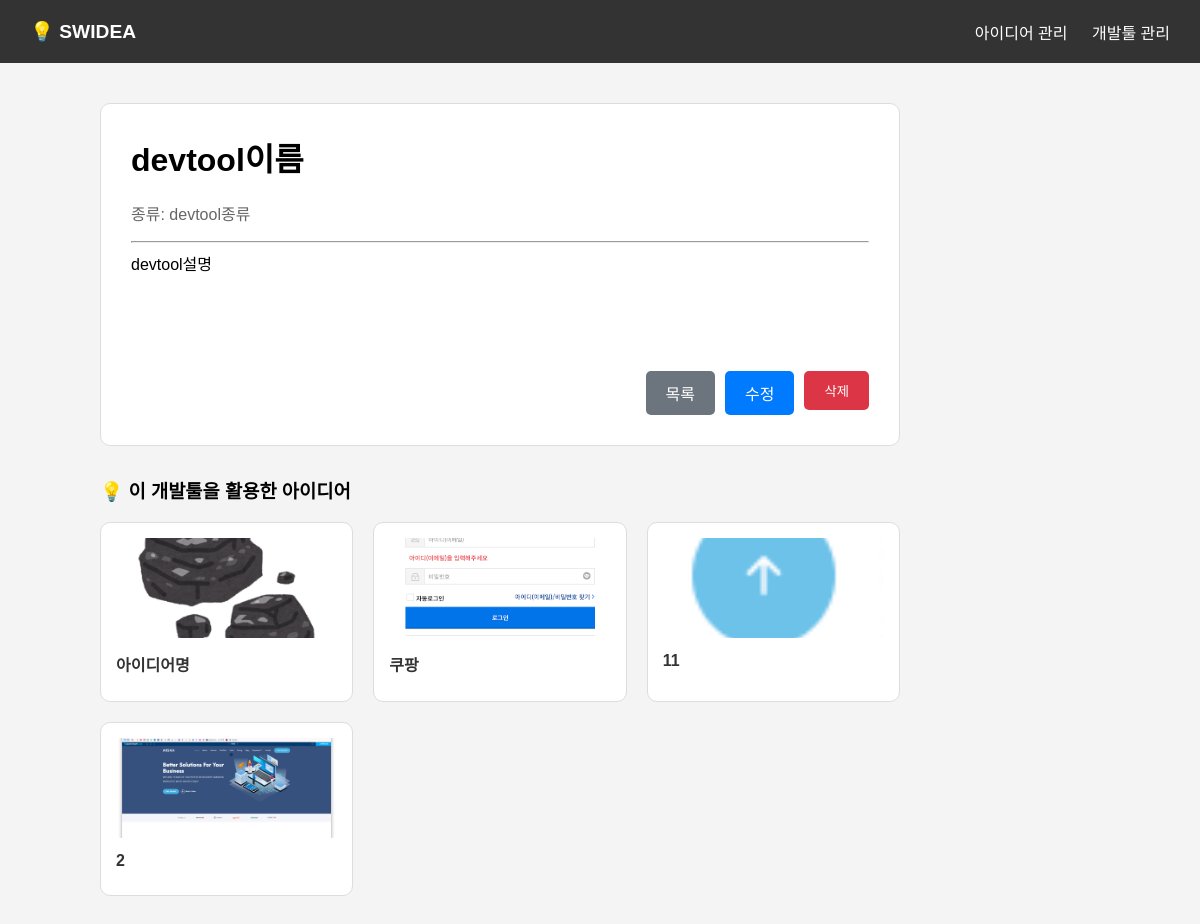
The page /devtool/1/ on the database its author committed.
### server/models.py (models this page shows, shortened)
class DevTool(models.Model):
    name = models.CharField(max_length=50, verbose_name="이름")
    kind = models.CharField(max_length=50, verbose_name="종류")
    content = models.TextField(verbose_name="개발툴 설명")

class Idea(models.Model):
    title = models.CharField(max_length=50, verbose_name="아이디어 명")
    image = models.ImageField(upload_to='ideas/', verbose_name="이미지")
    content = models.TextField(verbose_name="아이디어 설명")
    interest = models.IntegerField(default=0, verbose_name="관심도")
    devtool = models.ForeignKey(DevTool, on_delete=models.CASCADE, verbose_name="예상 개발툴")
    created_at = models.DateTimeField(auto_now_add=True)
    updated_at = models.DateTimeField(auto_now=True)

### server/views.py (the view)
# urls.py: path('devtool/<int:pk>/', views.devtool_detail, name='devtool_detail'),
def devtool_detail(request, pk):
    devtool = get_object_or_404(DevTool, pk=pk)
    related_ideas = devtool.idea_set.all()
    context = {
        'devtool': devtool,
        'related_ideas': related_ideas
    }
    return render(request, 'server/devtool_detail.html', context)

### server/templates/server/devtool_detail.html (shortened to what this page needs)
{% extends 'server/base.html' %}
{% block content %}
<div class="container" style="max-width: 800px;">
    <div style="background: white; padding: 30px; border-radius: 10px; border: 1px solid #ddd; margin-bottom: 30px;">
        <h1 style="margin-top: 0;">{{ devtool.name }}</h1>
        <p style="color: #666;">종류: {{ devtool.kind }}</p>
        <hr>
        <div style="min-height: 100px;">{{ devtool.content }}</div>
        <div style="display: flex; gap: 10px; justify-content: flex-end; margin-top: 20px;">
            <a href="{% url 'server:devtool_list' %}" style="padding: 10px 20px; background: #6c757d; color: white; text-decoration: none; border-radius: 5px;">목록</a>
            <a href="{% url 'server:devtool_update' devtool.pk %}" style="padding: 10px 20px; background: #007bff; color: white; text-decoration: none; border-radius: 5px;">수정</a>
            <form action="{% url 'server:devtool_delete' devtool.pk %}" method="post">
                <button type="submit" onclick="return confirm('정말 삭제하시겠습니까?');" style="padding: 10px 20px; background: #dc3545; color: white; border: none; border-radius: 5px; cursor: pointer;">삭제</button>
            </form>
        </div>
    </div>
    <h3>💡 이 개발툴을 활용한 아이디어</h3>
    <div style="display: grid; grid-template-columns: repeat(3, 1fr); gap: 20px;">
        {% for idea in related_ideas %}
        <div style="background: white; border: 1px solid #ddd; border-radius: 10px; padding: 15px;">
            {% if idea.image %}
                <img src="{{ idea.image.url }}" style="width: 100%; height: 100px; object-fit: cover; border-radius: 5px;">
            {% endif %}
            <h4 style="margin: 10px 0;">
                <a href="{% url 'server:idea_detail' idea.pk %}" style="text-decoration: none; color: #333;">{{ idea.title }}</a>
            </h4>
        </div>
        {% empty %}
        <p style="color: #888;">아직 이 툴을 사용한 아이디어가 없습니다.</p>
        {% endfor %}
    </div>
</div>
{% endblock %}

### server/templates/server/base.html (style rules this page uses)
body { margin: 0; padding: 0; font-family: sans-serif; background-color: #f4f4f4; }

### rows shown on the page
DevTool: name "devtool이름", kind "devtool종류", content "devtool설명"
Idea: image (picture), title "아이디어명"
Idea: image (picture), title "쿠팡"
Idea: image (picture), title "11"
Idea: image (picture), title "2"
